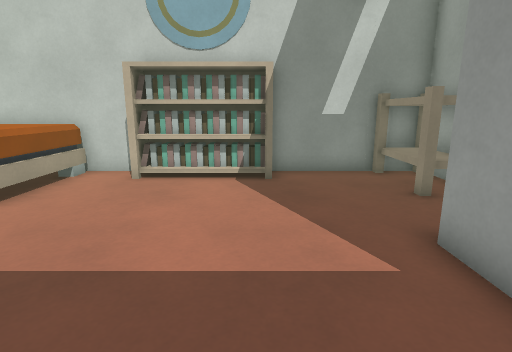
View 1 (above)

16 first-person views from a walk through a Godot game level. The camera is 1.2 m above the floor, tilts 12° down and sees 80° across. The floor is counted in squares, 0.53 m on a side. Each view is taken from the middle of a square. On the plan, view 1 faces up. The plan holds only what a view shows up to about 18 squares ahead; the rest is blank. The place goes on beyond the plan. Surface patterns are stand-ins for the level's own textures.

View 2
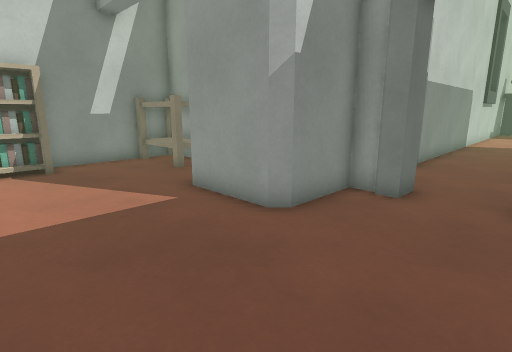

View 3
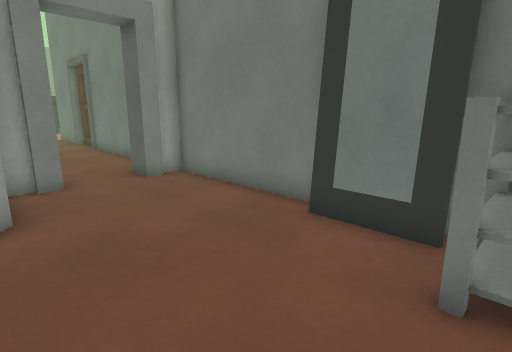

View 4
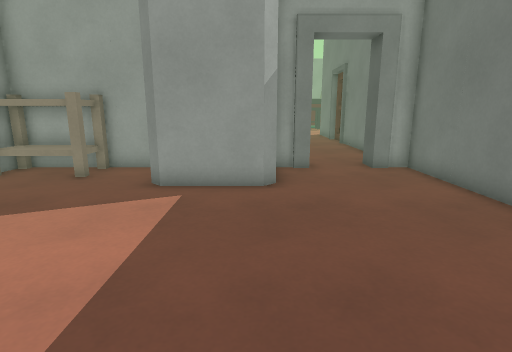

View 5
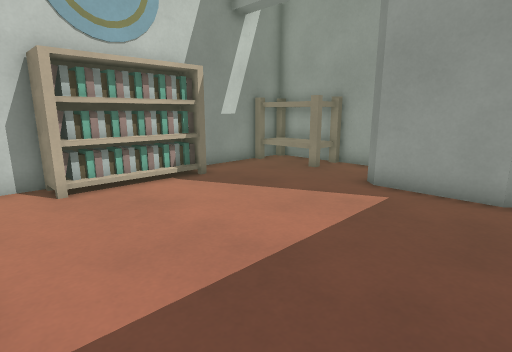

View 6
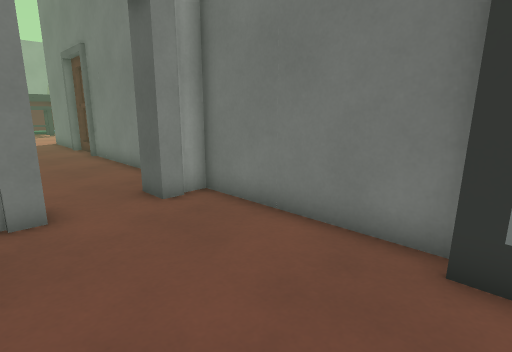

View 7
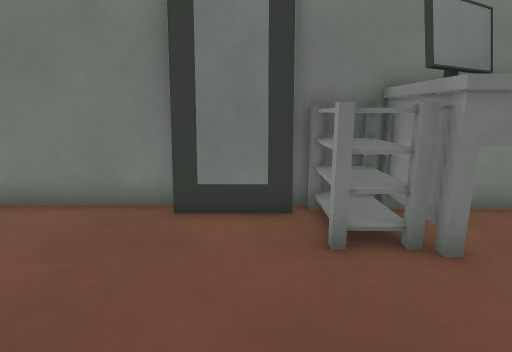

View 8
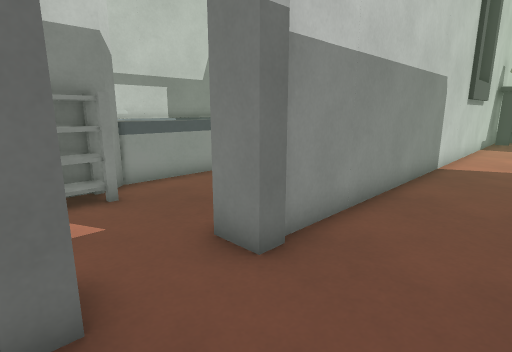

View 9
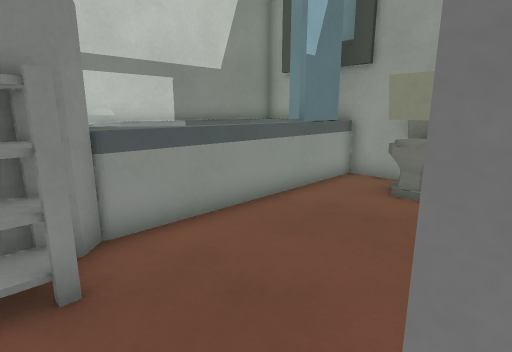

View 10
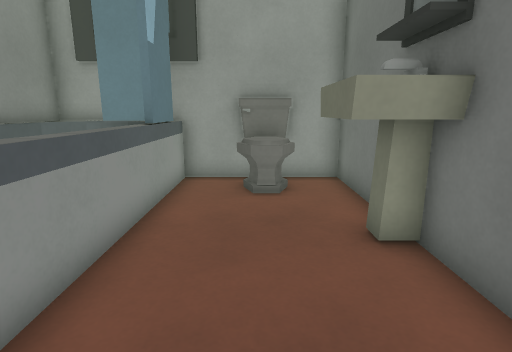

View 11
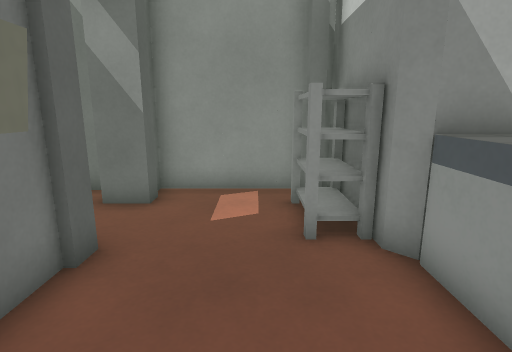

View 12
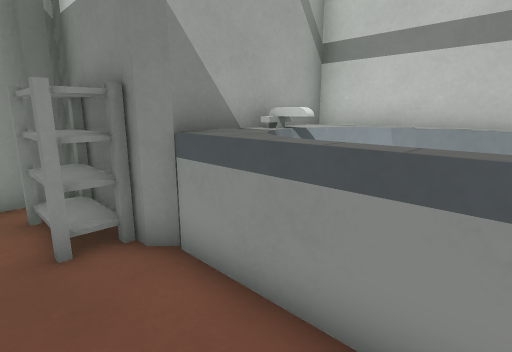

View 13
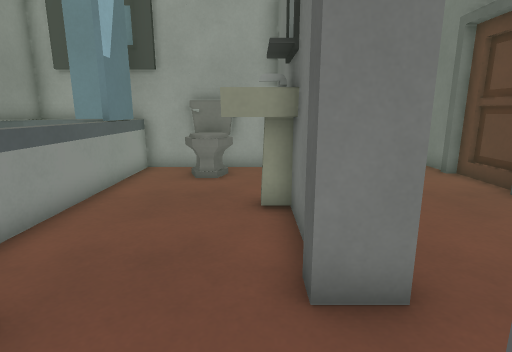

View 14
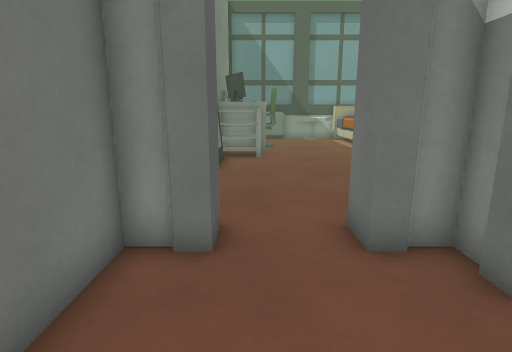

View 15
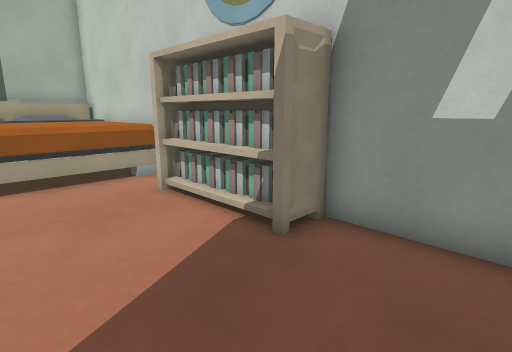

View 16
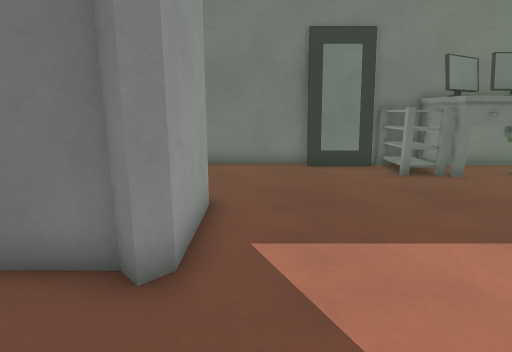

### Floor plan
Ten units are one square. View 1 is at (0, 0); x grows to the right and y downward. Boxes are objects, and circles mark ways between rooms. Rooms are numbered by the first view taken in them; rooms with no view inside come last. Other rooms are left out.
<svg viewBox="-70 -121 280 172">
<path fill="none" stroke="#000" d="M64 -62 64 -75M64 -14 36 -14 32 -18 32 -50 36 -54 40 -50 58 -50M-41 -116 -65 -116M-3 42 64 42M62 2 62 -5M-55 42 -26 42M62 34 62 27M64 -116 5 -116M120 -12 112 -12 112 -24M158 41 162 41M169 46 186 46M87 -24 87 -12 80 -12M79 -14 72 -14 72 -5M74 -5 74 2 62 2M185 45 191 45 191 41 195 41M72 42 159 42M62 27 74 27 74 34M196 42 205 42M205 -14 120 -14M119 -22 204 -22 204 -36M112 -24 120 -24M80 -69 80 -64 75 -64M204 -54 204 -81M80 -24 87 -24M204 -75 116 -75 112 -71 104 -71M72 -71 72 -21M136 -116 116 -116 116 -94M138 -112 130 -109"/>
<rect x="-65" y="5" width="20" height="40" fill="#bbb"><title>desk</title></rect>
<rect x="-65" y="-115" width="10" height="50" fill="#bbb"><title>bed</title></rect>
<rect x="-45" y="15" width="20" height="30" fill="#bbb"><title>bookshelf</title></rect>
<rect x="-45" y="-115" width="60" height="20" fill="#bbb"><title>bookshelf</title></rect>
<rect x="-25" y="35" width="20" height="10" fill="#bbb"><title>cabinet</title></rect>
<rect x="45" y="-115" width="20" height="40" fill="#bbb"><title>bookshelf</title></rect>
<rect x="85" y="-75" width="30" height="20" fill="#bbb"><title>cart</title></rect>
<rect x="135" y="-45" width="30" height="20" fill="#bbb"><title>sink</title></rect>
<rect x="175" y="-55" width="30" height="20" fill="#bbb"><title>toilet</title></rect>
<circle cx="65" cy="15" r="3" fill="#2a7"/>
<circle cx="100" cy="-15" r="3" fill="#2a7"/>
<text x="-10" y="-40">1</text>
<text x="130" y="10">2</text>
<text x="140" y="-50">3</text>
<text x="130" y="-110">4</text>
</svg>
Room 1 opens to room 2. Room 2 opens to room 3.

Where each view was taken, in squares from view 1:
view 1: 0 up, 0 right, facing up
view 2: 3 down, 2 left, facing up-right
view 3: 2 up, 4 left, facing down-right
view 4: 2 up, 6 left, facing right
view 5: 1 up, 6 left, facing up-right
view 6: 1 up, 1 left, facing down-right
view 7: 3 up, 2 left, facing down
view 8: 2 down, 8 right, facing up-right
view 9: 2 up, 10 right, facing up-right
view 10: 5 up, 10 right, facing right
view 11: 5 up, 16 right, facing left
view 12: 5 up, 16 right, facing up-left
view 13: 3 up, 8 right, facing right
view 14: 2 down, 12 right, facing left
view 15: 6 up, 4 right, facing up-left
view 16: 9 up, 2 right, facing down
